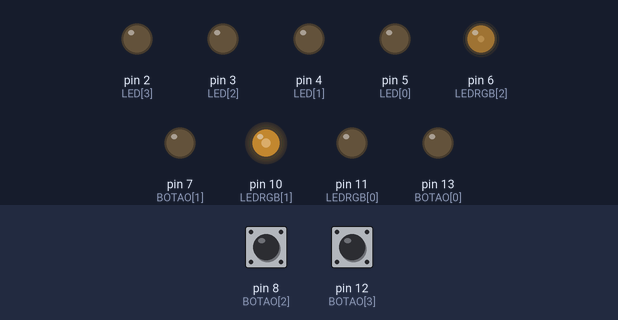
Recording of a sketch running on a simulated Arduino Uno, built with avr-gcc and run on an emulated ATmega328P. On the bench: output pins drawn as LEDs (lit = HIGH). Inputs (shaded band) come from the test bench; at power-on: pin 8 (BOTAO[2]) HIGH, pin 12 (BOTAO[3]) HIGH. Random numbers use the default seed unless the sketch sets one.

Above: at 2.8 s.
2.9 s: pin 8 (BOTAO[2]) pulled LOW for 0.15 s
At 5.5 s:
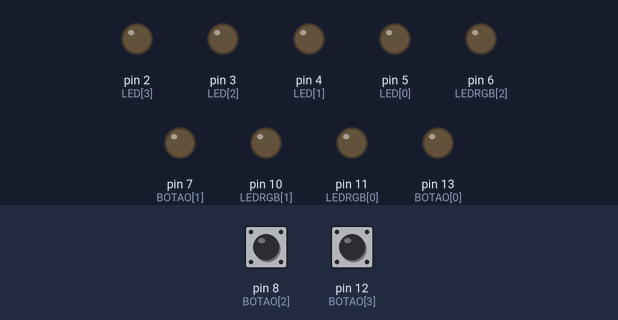
At 10.0 s:
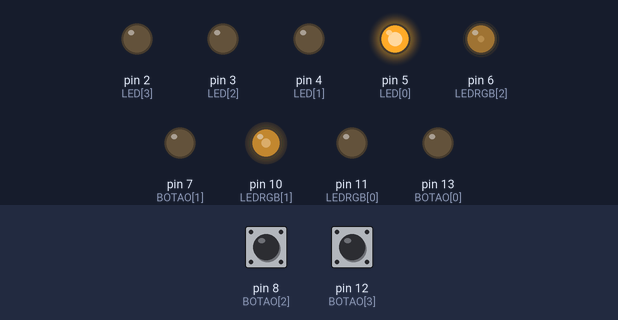
Timing chart, 0 to 42.0 s (numbered marks = the images above; inputs shaded):
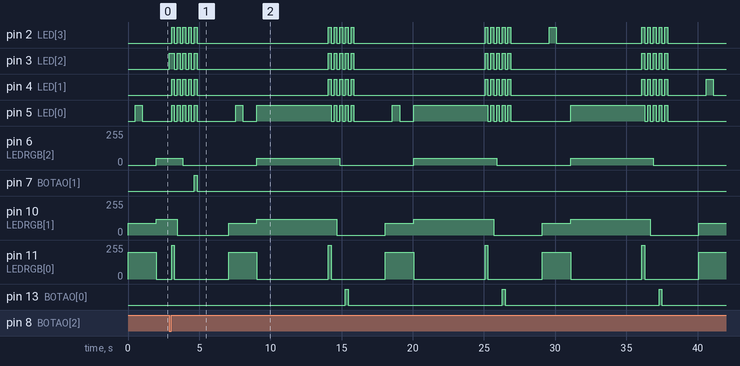

Measured:
- after the input at 2.9 s, pin 7 (BOTAO[1]): LOW → HIGH after 1.8 s, → LOW 0.20 s later
- by itself, pin 3 (LED[2]): repeats every 11.0 s: 4 × (LOW 0.20 s, HIGH 0.20 s), LOW 9.2 s, HIGH 0.20 s
- by itself, pin 6 (LEDRGB[2]): alternates 50/255 for 5.8 s and 0/255 for 5.2 s
- by itself, pin 10 (LEDRGB[1]): repeats every 11.0 s: 90/255 2.0 s, 120/255 5.6 s, 0/255 3.4 s
- by itself, pin 11 (LEDRGB[0]): repeats every 11.0 s: 0/255 3.8 s, 200/255 2.0 s, 0/255 5.0 s, 255/255 0.20 s
- by itself, pin 13 (BOTAO[0]): alternates HIGH for 0.20 s and LOW for 10.8 s

The sketch:

code.ino
```cpp
// github.com/yaleksander/2026-2-CA-Alunos
// Nome da pasta: Genius

#define TAM_SEQ 5
#define PAUSA_ENTRE_BOTOES 500
#define TEMPO_JOGADA_MAX 5000

// LEDs de uma unica cor:
// 0. vermelho, 1. verde, 2. azul, 3. amarelo
const byte LED[4] = { 5, 4, 3, 2 };

// Botoes correspondentes aos LEDs
const byte BOTAO[4] = { 13, 7, 8, 12 };

// LED RGB, o que fica embaixo no circuito
const byte LEDRGB[3] = { 11, 10, 6 };

// Cores pre definidas
// https://htmlcolorcodes.com/color-picker/
const byte corVezDoJogador[3] = { 0, 120, 50 };
const byte corVezDaMaquina[3] = { 200, 90, 0 };
const byte corVitoria[3] = { 0, 255, 80 };
const byte corDerrota[3] = { 255, 0, 0 };
const byte corDerrotaTempo[3] = { 255, 120, 0 };

// Sequencia com as cores corretas (de 0 a 4)
byte sequenciaCorreta[TAM_SEQ];

// Sequencia com as cores inseridas pelo jogador
byte sequenciaJogador[TAM_SEQ];

// Valor 0 ou 1 que indica se o jogo foi iniciado
byte jogoIniciado;

// Quantidade de acertos do jogador, pra marcar o turno do jogo
byte acertos;

void setup()
{
	// funcao para deixar o jogo aleatorio
	randomSeed(analogRead(0));

	// setup das portas
	for (byte i = 0; i < 4; i++)
	{
		pinMode(LED[i], OUTPUT);
		pinMode(BOTAO[i], INPUT_PULLUP);
	}
	for (byte i = 0; i < 3; i++)
		pinMode(LEDRGB[i], OUTPUT);

	// jogoIniciado comeca como false ou 0 porque sera iniciado apenas na funcao iniciarJogo
	jogoIniciado = false;
}

// funcao auxiliar para piscar as cores e marcar o termino do jogo, seja vitoria ou derrota
void fimDeJogo(byte rgb[3])
{
	// repete 5 vezes arbitrariamente
	for (byte i = 0; i < 5; i++)
	{
		// acende as cores
		for (byte j = 0; j < 4; j++)
			digitalWrite(LED[j], 1);
		for (byte j = 0; j < 3; j++)
			analogWrite(LEDRGB[i], rgb[i]);
		delay(200);

		// apaga as cores
		for (byte j = 0; j < 4; j++)
			digitalWrite(LED[j], 0);
		for (byte j = 0; j < 3; j++)
			analogWrite(LEDRGB[i], 0);
		delay(200);
	}
	// espera um pouco antes de prosseguir
	delay(2000);

	// reinicia o jogo
	jogoIniciado = false;
}

void iniciarJogo()
{
	// reinicia a sequencia correta
	for (byte i = 0; i < TAM_SEQ; i++)
		sequenciaCorreta[i] = random(4);

	// volta o valor de acertos pra 0, reiniciando os turnos
	acertos = 0;

	// marca o jogo como iniciado
	jogoIniciado = true;
}

void mostrarSequencia()
{
	// indica que o jogador nao pode jogar ainda
	for (byte i = 0; i < 3; i++)
		analogWrite(LEDRGB[i], corVezDaMaquina[i]);
	delay(500);

	// mostra as cores APENAS ate o turno corrente
	for (byte i = 0; i <= acertos; i++)
	{
		digitalWrite(LED[sequenciaCorreta[i]], 1);
		delay(PAUSA_ENTRE_BOTOES);
		digitalWrite(LED[sequenciaCorreta[i]], 0);
		delay(PAUSA_ENTRE_BOTOES);
	}
	delay(500);
}

byte lerSequencia()
{
	// indica que o jogador deve jogar
	for (byte i = 0; i < 3; i++)
		analogWrite(LEDRGB[i], corVezDoJogador[i]);

	// conta o numero de jogadas executadas na rodada
	byte jogadas = 0;

	// marcador de tempo
	uint32_t marcador = millis();

	// continua ate atingir o limite de jogadas da rodada
	while (jogadas <= acertos)
	{
		// verifica se os botoes de 0 a 4 foram pressionados
		for (byte i = 0; i < 4; i++)
		{
			if (!digitalRead(BOTAO[i]))
			{
				// acende o LED correspondente
				digitalWrite(LED[i], 1);

				// anota qual botao foi pressionado
				sequenciaJogador[jogadas] = i;

				// reinicia o marcador de tempo
				marcador = millis();

				// enquanto jogador mantiver o botao pressionado, espera
				while (!digitalRead(BOTAO[i]))
				{
					// se passou do tempo maximo, retorna 2 indicando que perdeu por tempo
					delay(16);
					if (marcador + TEMPO_JOGADA_MAX < millis())
						return 2;
				}
				// apaga o LED
				digitalWrite(LED[i], 0);

				// se o botao pressionado estiver errado, retorna 1 indicando que perdeu o jogo
				if (sequenciaJogador[jogadas] != sequenciaCorreta[jogadas])
					return 1;

				// se chegou no maximo de jogadas, retorna 0 indicando a vitoria
				if (++jogadas == TAM_SEQ)
					return 0;
			}
		}
		// se passou do tempo maximo, retorna 2 indicando que perdeu por tempo
		delay(16);
		if (marcador + TEMPO_JOGADA_MAX < millis())
			return 2;
	}
	// numero de acertos sempre soma +1 na rodada
	acertos++;

	// retorna qualquer numero diferente de 0, 1 ou 2 pra indicar que o jogo segue
	return 255;
}

void loop()
{
	if (!jogoIniciado)
		iniciarJogo();
	mostrarSequencia();
	byte estado = lerSequencia();
	if (estado == 0)
		fimDeJogo(corVitoria);
	else if (estado == 1)
		fimDeJogo(corDerrota);
	else if (estado == 2)
		fimDeJogo(corDerrotaTempo);
}
```
